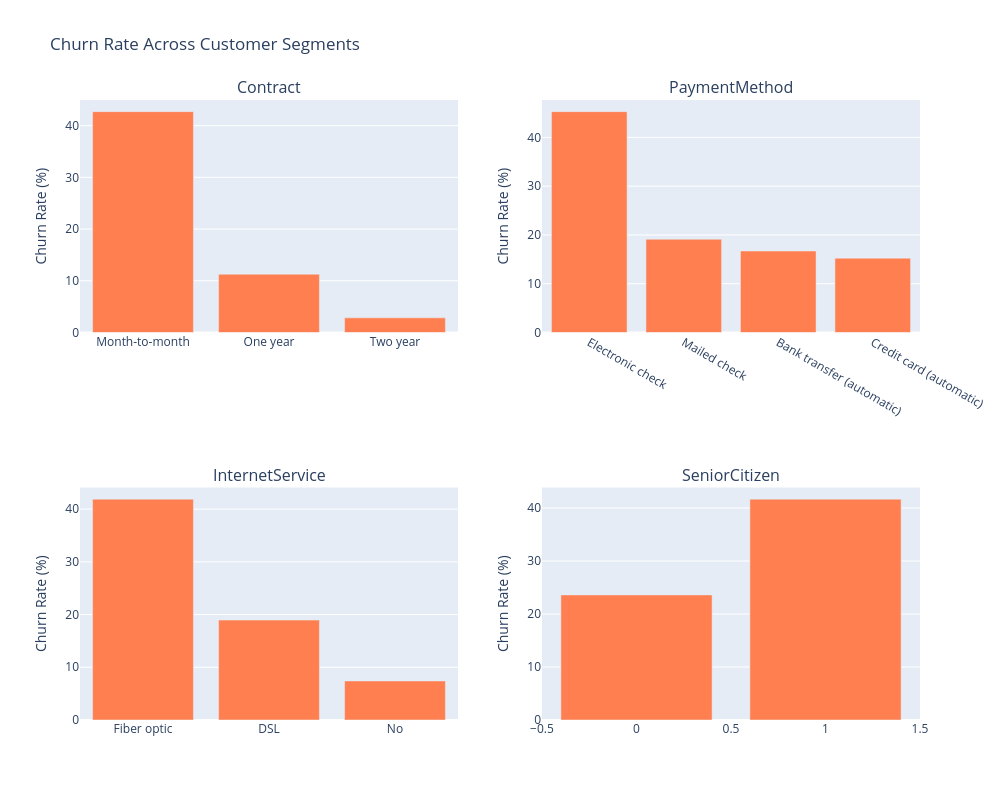

Notebook code for this chart:
### Code cell
# Compare churn across multiple categorical variables
categorical_features = ['Contract', 'PaymentMethod', 'InternetService', 'SeniorCitizen']

# Create subplot for multiple charts
fig5 = make_subplots(
    rows=2, cols=2,
    subplot_titles=categorical_features,
    shared_yaxes=False
)

row, col = 1, 1
for feature in categorical_features:
    # Calculate churn rate
    churn_by_feature = df.groupby(feature)['Churn_Num'].mean() * 100
    churn_by_feature = churn_by_feature.sort_values(ascending=False)
    
    # Add bar trace
    fig5.add_trace(
        go.Bar(x=churn_by_feature.index, y=churn_by_feature.values, 
               name=feature, marker_color='coral'),
        row=row, col=col
    )
    
    # Update axes labels
    fig5.update_yaxes(title_text="Churn Rate (%)", row=row, col=col)
    
    # Move to next subplot position
    if col == 2:
        row += 1
        col = 1
    else:
        col += 1

fig5.update_layout(height=800, width=1000, showlegend=False, title_text="Churn Rate Across Customer Segments")
fig5.show()

# Export as HTML
fig5.write_html('churn_across_segments.html')
print("Saved: churn_across_segments.html")

### Figure 1 — Plotly figure (JSON) as saved in the notebook; plotly's stock layout.template omitted (floating-point values rounded to 4 significant figures)
{"data": [{"marker": {"color": "coral"}, "name": "Contract", "type": "bar", "x": ["Month-to-month", "One year", "Two year"], "xaxis": "x", "y": [42.71, 11.27, 2.832], "yaxis": "y"}, {"marker": {"color": "coral"}, "name": "PaymentMethod", "type": "bar", "x": ["Electronic check", "Mailed check", "Bank transfer (automatic)", "Credit card (automatic)"], "xaxis": "x2", "y": [45.29, 19.11, 16.71, 15.24], "yaxis": "y2"}, {"marker": {"color": "coral"}, "name": "InternetService", "type": "bar", "x": ["Fiber optic", "DSL", "No"], "xaxis": "x3", "y": [41.89, 18.96, 7.405], "yaxis": "y3"}, {"marker": {"color": "coral"}, "name": "SeniorCitizen", "type": "bar", "x": [1, 0], "xaxis": "x4", "y": [41.68, 23.61], "yaxis": "y4"}], "layout": {"annotations": [{"font": {"size": 16}, "showarrow": false, "text": "Contract", "x": 0.225, "xanchor": "center", "xref": "paper", "y": 1, "yanchor": "bottom", "yref": "paper"}, {"font": {"size": 16}, "showarrow": false, "text": "PaymentMethod", "x": 0.775, "xanchor": "center", "xref": "paper", "y": 1, "yanchor": "bottom", "yref": "paper"}, {"font": {"size": 16}, "showarrow": false, "text": "InternetService", "x": 0.225, "xanchor": "center", "xref": "paper", "y": 0.375, "yanchor": "bottom", "yref": "paper"}, {"font": {"size": 16}, "showarrow": false, "text": "SeniorCitizen", "x": 0.775, "xanchor": "center", "xref": "paper", "y": 0.375, "yanchor": "bottom", "yref": "paper"}], "height": 800, "showlegend": false, "title": {"text": "Churn Rate Across Customer Segments"}, "width": 1000, "xaxis": {"anchor": "y", "domain": [0, 0.45]}, "xaxis2": {"anchor": "y2", "domain": [0.55, 1]}, "xaxis3": {"anchor": "y3", "domain": [0, 0.45]}, "xaxis4": {"anchor": "y4", "domain": [0.55, 1]}, "yaxis": {"anchor": "x", "domain": [0.625, 1], "title": {"text": "Churn Rate (%)"}}, "yaxis2": {"anchor": "x2", "domain": [0.625, 1], "title": {"text": "Churn Rate (%)"}}, "yaxis3": {"anchor": "x3", "domain": [0, 0.375], "title": {"text": "Churn Rate (%)"}}, "yaxis4": {"anchor": "x4", "domain": [0, 0.375], "title": {"text": "Churn Rate (%)"}}}}
